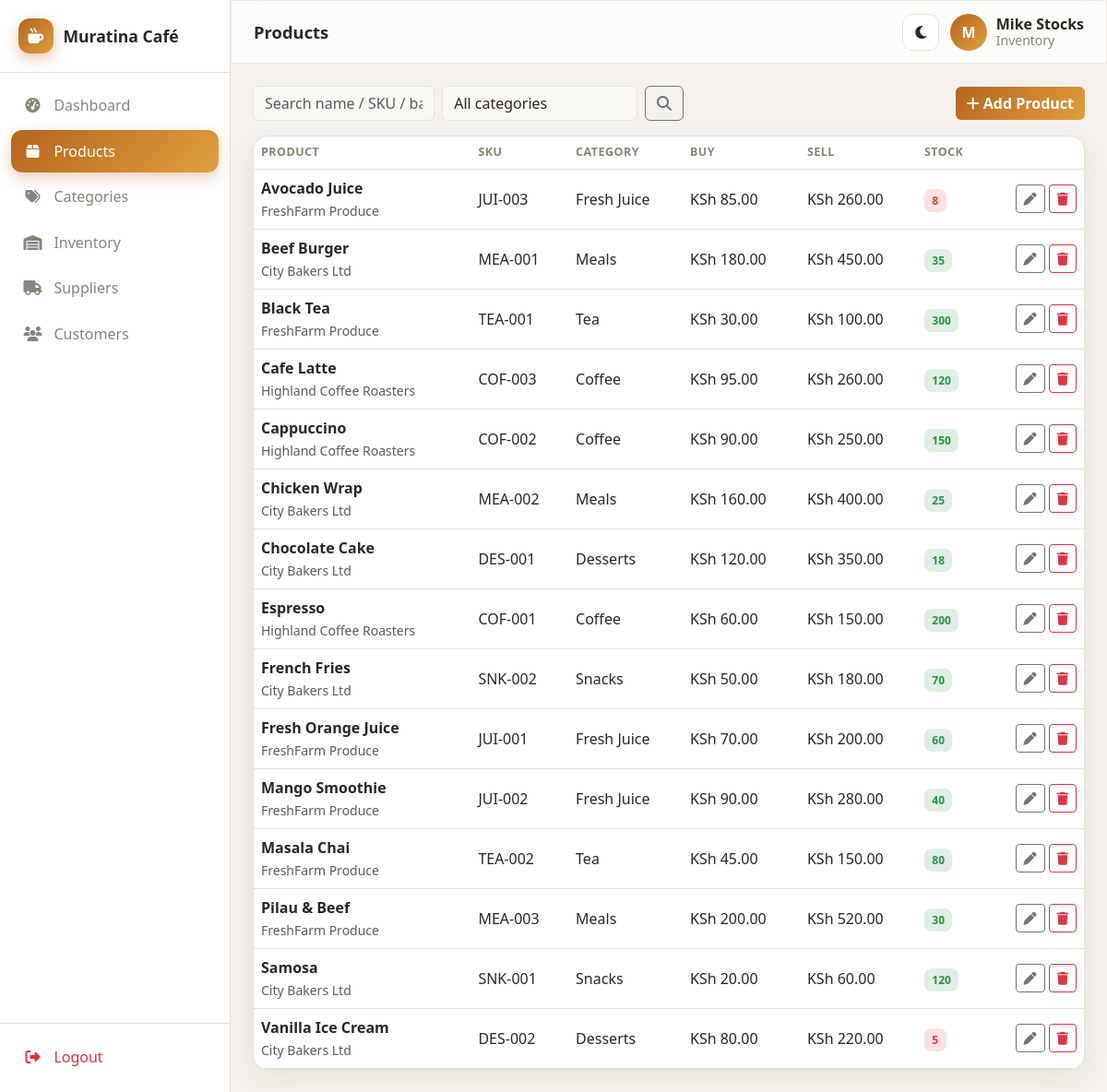
The app's page /products.php (signed in) with its own data.
### tables this page shows
CREATE TABLE settings (
  id            INT AUTO_INCREMENT PRIMARY KEY,
  company_name  VARCHAR(150) DEFAULT 'Muratina Café',
  logo          VARCHAR(255) DEFAULT NULL,
  currency      VARCHAR(10)  DEFAULT 'KSh',
  tax_rate      DECIMAL(5,2) DEFAULT 16.00,
  address       VARCHAR(255) DEFAULT 'Nairobi, Kenya',
  phone         VARCHAR(40)  DEFAULT '+254 700 000 000',
  email         VARCHAR(150) DEFAULT 'hello@muratinacafe.co.ke',
  receipt_footer VARCHAR(255) DEFAULT 'Thank you for dining with us. Karibu tena!'
);

CREATE TABLE products (
  id             INT AUTO_INCREMENT PRIMARY KEY,
  name           VARCHAR(150) NOT NULL,
  sku            VARCHAR(60)  DEFAULT NULL,
  barcode        VARCHAR(60)  DEFAULT NULL,
  category_id    INT          DEFAULT NULL,
  supplier_id    INT          DEFAULT NULL,
  purchase_price DECIMAL(12,2) NOT NULL DEFAULT 0,
  selling_price  DECIMAL(12,2) NOT NULL DEFAULT 0,
  stock_qty      INT          NOT NULL DEFAULT 0,
  low_stock      INT          NOT NULL DEFAULT 5,
  image          VARCHAR(255) DEFAULT NULL,
  expiry_date    DATE         DEFAULT NULL,
  is_active      TINYINT(1)   NOT NULL DEFAULT 1,
  created_at     TIMESTAMP DEFAULT CURRENT_TIMESTAMP,
  INDEX (category_id),
  FOREIGN KEY (category_id) REFERENCES categories(id) ON DELETE SET NULL,
  FOREIGN KEY (supplier_id) REFERENCES suppliers(id) ON DELETE SET NULL
);

CREATE TABLE suppliers (
  id         INT AUTO_INCREMENT PRIMARY KEY,
  name       VARCHAR(120) NOT NULL,
  phone      VARCHAR(30)  DEFAULT NULL,
  email      VARCHAR(150) DEFAULT NULL,
  address    VARCHAR(255) DEFAULT NULL,
  created_at TIMESTAMP DEFAULT CURRENT_TIMESTAMP
);

CREATE TABLE categories (
  id         INT AUTO_INCREMENT PRIMARY KEY,
  name       VARCHAR(80) NOT NULL UNIQUE,
  icon       VARCHAR(40) DEFAULT 'fa-mug-hot',
  created_at TIMESTAMP DEFAULT CURRENT_TIMESTAMP
);

### config/database.php (called while the page is built, shortened)
<?php
function db(): PDO
{
    static $pdo = null;
    if ($pdo instanceof PDO) {
        return $pdo;
    }
    $dsn = sprintf('mysql:host=%s;dbname=%s;charset=%s', DB_HOST, DB_NAME, DB_CHARSET);
    $options = [
        PDO::ATTR_ERRMODE            => PDO::ERRMODE_EXCEPTION,
        PDO::ATTR_DEFAULT_FETCH_MODE => PDO::FETCH_ASSOC,
        PDO::ATTR_EMULATE_PREPARES   => false,
    ];
    try {
        $pdo = new PDO($dsn, DB_USER, DB_PASS, $options);
    } catch (PDOException $e) {
        http_response_code(500);
        die('Database connection failed. Make sure MySQL is running in Laragon and the '
            . '<code>muratina_pos</code> database has been imported from <code>database/schema.sql</code>.<br><small>'
            . htmlspecialchars($e->getMessage()) . '</small>');
    }
    return $pdo;
}

### includes/functions.php (called while the page is built, shortened)
<?php
require_once __DIR__ . '/../config/database.php';
function e($value): string
{
    return htmlspecialchars((string) $value, ENT_QUOTES, 'UTF-8');
}
function settings(): array
{
    static $cache = null;
    if ($cache === null) {
        $cache = db()->query('SELECT * FROM settings LIMIT 1')->fetch() ?: [];
    }
    return $cache;
}
function currency(): string
{
    return settings()['currency'] ?? 'KSh';
}
function money($amount): string
{
    return currency() . ' ' . number_format((float) $amount, 2);
}

### includes/auth.php (called while the page is built, shortened)
<?php
require_once __DIR__ . '/functions.php';
function current_user(): ?array
{
    return $_SESSION['user'] ?? null;
}
function user_role(): string
{
    return $_SESSION['user']['role'] ?? '';
}
function can(string $permission): bool
{
    $role = user_role();
    $matrix = [
        'manager'   => ['*'],
        'cashier'   => ['pos', 'sales_own', 'customers', 'receipt'],
        'waiter'    => ['pos', 'sales_own', 'customers', 'receipt'],
        'inventory' => ['inventory', 'products', 'suppliers', 'stock', 'customers'],
    ];
    $perms = $matrix[$role] ?? [];
    return in_array('*', $perms, true) || in_array($permission, $perms, true);
}

### products.php (the view, shortened to what this page needs)
<?php
require_once __DIR__ . '/includes/auth.php';
$pdo = db();
$search = trim($_GET['q'] ?? '');
$where = 'p.is_active = 1';
$params = [];
$products = $pdo->prepare(
    "SELECT p.*, c.name cat, s.name supplier FROM products p
     LEFT JOIN categories c ON c.id = p.category_id
     LEFT JOIN suppliers s ON s.id = p.supplier_id
     WHERE $where ORDER BY p.name"
);
$products->execute($params);
$products = $products->fetchAll();
$pageTitle = 'Products';
$activeNav = 'products';
require __DIR__ . '/includes/header.php';
?>
<div class="d-flex flex-wrap gap-2 justify-content-between align-items-center mb-3">
    <form class="d-flex gap-2" method="get">
        <input type="text" name="q" class="form-control" placeholder="Search name / SKU / barcode" value="<?= e($search) ?>">
        <select name="cat" class="form-select" onchange="this.form.submit()">
            <option value="0">All categories</option>
        </select>
        <button class="btn btn-outline-secondary"><i class="fa-solid fa-magnifying-glass"></i></button>
    </form>
    <button class="btn btn-brand" onclick="openProduct()"><i class="fa-solid fa-plus"></i> Add Product</button>
</div>
<div class="card table-card"><div class="table-responsive">
<table class="table align-middle mb-0">
    <thead><tr><th>Product</th><th>SKU</th><th>Category</th><th>Buy</th><th>Sell</th><th>Stock</th><th></th></tr></thead>
    <tbody>
    <?php foreach ($products as $p): ?>
        <tr>
            <td><strong><?= e($p['name']) ?></strong><br><small class="text-muted"><?= e($p['supplier'] ?? '') ?></small></td>
            <td><?= e($p['sku']) ?></td>
            <td><?= e($p['cat'] ?? '—') ?></td>
            <td><?= money($p['purchase_price']) ?></td>
            <td><?= money($p['selling_price']) ?></td>
            <td>
                <?php $low = $p['stock_qty'] <= $p['low_stock']; ?>
                <span class="badge-soft <?= $low ? 'badge-low' : 'badge-ok' ?>"><?= (int) $p['stock_qty'] ?></span>
            </td>
            <td class="text-end">
                <button class="btn btn-sm btn-outline-secondary" onclick='openProduct(<?= json_encode($p) ?>)'><i class="fa-solid fa-pen"></i></button>
                <form method="post" class="d-inline" onsubmit="return confirm('Remove this product?')">
                    <button class="btn btn-sm btn-outline-danger"><i class="fa-solid fa-trash"></i></button>
                </form>
            </td>
        </tr>
    <?php endforeach; ?>
    </tbody>
</table>
</div></div>
<?php require __DIR__ . '/includes/footer.php'; ?>

### includes/header.php (shortened to what this page needs)
<?php
require_once __DIR__ . '/auth.php';
$pageTitle = $pageTitle ?? 'Dashboard';
$activeNav = $activeNav ?? '';
$u         = current_user();
$set       = settings();
$nav = [
    ['dashboard', 'Dashboard',   'fa-gauge-high',     'dashboard.php', '*'],
    ['pos',       'POS Sales',   'fa-cash-register',  'pos.php',       'pos'],
    ['products',  'Products',    'fa-box',            'products.php',  'products'],
    ['categories','Categories',  'fa-tags',           'categories.php','products'],
    ['inventory', 'Inventory',   'fa-warehouse',      'inventory.php', 'inventory'],
    ['suppliers', 'Suppliers',   'fa-truck',          'suppliers.php', 'suppliers'],
    ['customers', 'Customers',   'fa-users',          'customers.php', 'customers'],
    ['reports',   'Reports',     'fa-chart-line',     'reports.php',   'reports'],
    ['users',     'User Mgmt',   'fa-user-shield',    'users.php',     'users'],
    ['settings',  'Settings',    'fa-gear',           'settings.php',  'settings'],
];
?>
<!DOCTYPE html>
<html lang="en" data-bs-theme="light">
<head>
    <link href="https://cdn.jsdelivr.net/npm/bootstrap@5.3.3/dist/css/bootstrap.min.css" rel="stylesheet">
    <link rel="stylesheet" href="https://cdnjs.cloudflare.com/ajax/libs/font-awesome/6.5.2/css/all.min.css">
    <link rel="stylesheet" href="<?= BASE_URL ?>/assets/css/style.css">
</head>
<body>
<div class="app-shell">
    <aside class="sidebar" id="sidebar">
        <div class="sidebar-brand">
            <span class="brand-mark"><i class="fa-solid fa-mug-hot"></i></span>
            <span class="brand-text"><?= e($set['company_name'] ?? 'Muratina Café') ?></span>
        </div>
        <nav class="sidebar-nav">
            <?php foreach ($nav as [$key, $label, $icon, $url, $perm]): ?>
                <?php if ($perm === '*' || can($perm)): ?>
                    <a href="<?= BASE_URL ?>/<?= $url ?>" class="nav-link <?= $activeNav === $key ? 'active' : '' ?>">
                        <i class="fa-solid <?= $icon ?>"></i><span><?= $label ?></span>
                    </a>
                <?php endif; ?>
            <?php endforeach; ?>
        </nav>
        <div class="sidebar-footer">
            <a href="<?= BASE_URL ?>/logout.php" class="nav-link text-danger">
                <i class="fa-solid fa-right-from-bracket"></i><span>Logout</span>
            </a>
        </div>
    </aside>
    <div class="main-area">
        <header class="topbar glass">
            <h1 class="topbar-title"><?= e($pageTitle) ?></h1>
            <div class="topbar-actions">
                <button class="icon-btn" id="themeToggle" aria-label="Toggle theme"><i class="fa-solid fa-moon"></i></button>
                <div class="user-chip">
                    <div class="avatar"><?= e(strtoupper(substr($u['full_name'], 0, 1))) ?></div>
                    <div class="user-meta">
                        <strong><?= e($u['full_name']) ?></strong>
                        <small><?= e(ucfirst($u['role'])) ?></small>
                    </div>
                </div>
            </div>
        </header>
        <main class="content">

### assets/css/style.css (style rules this page uses)
:root { --brand: #b5651d; --brand-2: #e09f3e; --brand-grad: linear-gradient(135deg, #b5651d 0%, #e09f3e 100%); --bg: #f4f1ec; --surface: #ffffff; --surface-2: #faf8f4; --text: #2b2620; --muted: #8a8378; --border: #e7e1d8; --shadow: 0 10px 30px rgba(80, 60, 30, .08); --radius: 16px; --sidebar-w: 250px; }
* { box-sizing: border-box; }
body { margin: 0; font-family: 'Segoe UI', system-ui, -apple-system, sans-serif; background: var(--bg); color: var(--text); }
.glass { background: color-mix(in srgb, var(--surface) 75%, transparent); backdrop-filter: blur(14px); -webkit-backdrop-filter: blur(14px); border: 1px solid color-mix(in srgb, var(--border) 70%, transparent); }
.app-shell { display: flex; min-height: 100vh; }
.sidebar { width: var(--sidebar-w); background: var(--surface); border-right: 1px solid var(--border); display: flex; flex-direction: column; position: fixed; inset: 0 auto 0 0; z-index: 1040; transition: transform .25s ease; }
.sidebar-brand { display: flex; align-items: center; gap: .65rem; padding: 1.25rem 1.25rem; font-weight: 700; font-size: 1.1rem; border-bottom: 1px solid var(--border); }
.brand-mark { width: 38px; height: 38px; border-radius: 12px; display: grid; place-items: center; background: var(--brand-grad); color: #fff; font-size: 1.05rem; box-shadow: 0 6px 16px rgba(181,101,29,.35); }
.sidebar-nav { padding: .75rem; flex: 1; overflow-y: auto; }
.nav-link { display: flex; align-items: center; gap: .8rem; padding: .7rem .85rem; margin-bottom: .2rem; border-radius: 12px; color: var(--muted); text-decoration: none; font-weight: 500; transition: all .15s ease; }
.nav-link i { width: 20px; text-align: center; font-size: 1rem; }
.nav-link.active { background: var(--brand-grad); color: #fff; box-shadow: 0 6px 16px rgba(181,101,29,.3); }
.sidebar-footer { padding: .75rem; border-top: 1px solid var(--border); }
.main-area { flex: 1; margin-left: var(--sidebar-w); display: flex; flex-direction: column; min-width: 0; }
.topbar { position: sticky; top: 0; z-index: 1030; display: flex; align-items: center; gap: 1rem; padding: .85rem 1.5rem; }
.topbar-title { font-size: 1.15rem; margin: 0; font-weight: 700; flex: 1; }
.topbar-actions { display: flex; align-items: center; gap: .75rem; }
.icon-btn { border: 1px solid var(--border); background: var(--surface); width: 40px; height: 40px; border-radius: 11px; color: var(--text); cursor: pointer; display: grid; place-items: center; transition: .15s; }
.user-chip { display: flex; align-items: center; gap: .6rem; }
.avatar { width: 40px; height: 40px; border-radius: 50%; background: var(--brand-grad); color: #fff; display: grid; place-items: center; font-weight: 700; }
.user-meta { display: flex; flex-direction: column; line-height: 1.1; }
.user-meta small { color: var(--muted); }
.content { padding: 1.5rem; flex: 1; }
.card { background: var(--surface); border: 1px solid var(--border); border-radius: var(--radius); box-shadow: var(--shadow); }
.table-card { overflow: hidden; }
.table { margin: 0; color: var(--text); }
.table > :not(caption) > * > * { background: transparent; color: var(--text); border-color: var(--border); }
.table thead th { color: var(--muted); font-size: .78rem; text-transform: uppercase; letter-spacing: .04em; }
.badge-soft { padding: .35em .7em; border-radius: 8px; font-weight: 600; font-size: .75rem; }
.badge-ok { background: rgba(43,147,72,.15); color: #2b9348; }
.badge-low { background: rgba(230,57,70,.15); color: #e63946; }
.btn-brand { background: var(--brand-grad); color: #fff; border: none; font-weight: 600; }
.form-control, .form-select { background: var(--surface-2); border-color: var(--border); color: var(--text); }

### records on screen
settings: company_name "Muratina Café"
products: name "Avocado Juice", supplier.name "FreshFarm Produce", sku "JUI-003", category.name "Fresh Juice", purchase_price.currency "KSh 85.00", selling_price.currency "KSh 260.00", stock_qty "8"
products: name "Beef Burger", supplier.name "City Bakers Ltd", sku "MEA-001", category.name "Meals", purchase_price.currency "KSh 180.00", selling_price.currency "KSh 450.00", stock_qty "35"
products: name "Black Tea", supplier.name "FreshFarm Produce", sku "TEA-001", category.name "Tea", purchase_price.currency "KSh 30.00", selling_price.currency "KSh 100.00", stock_qty "300"
products: name "Cafe Latte", supplier.name "Highland Coffee Roasters", sku "COF-003", category.name "Coffee", purchase_price.currency "KSh 95.00", selling_price.currency "KSh 260.00", stock_qty "120"
products: name "Cappuccino", supplier.name "Highland Coffee Roasters", sku "COF-002", category.name "Coffee", purchase_price.currency "KSh 90.00", selling_price.currency "KSh 250.00", stock_qty "150"
products: name "Chicken Wrap", supplier.name "City Bakers Ltd", sku "MEA-002", category.name "Meals", purchase_price.currency "KSh 160.00", selling_price.currency "KSh 400.00", stock_qty "25"
products: name "Chocolate Cake", supplier.name "City Bakers Ltd", sku "DES-001", category.name "Desserts", purchase_price.currency "KSh 120.00", selling_price.currency "KSh 350.00", stock_qty "18"
products: name "Espresso", supplier.name "Highland Coffee Roasters", sku "COF-001", category.name "Coffee", purchase_price.currency "KSh 60.00", selling_price.currency "KSh 150.00", stock_qty "200"
products: name "French Fries", supplier.name "City Bakers Ltd", sku "SNK-002", category.name "Snacks", purchase_price.currency "KSh 50.00", selling_price.currency "KSh 180.00", stock_qty "70"
products: name "Fresh Orange Juice", supplier.name "FreshFarm Produce", sku "JUI-001", category.name "Fresh Juice", purchase_price.currency "KSh 70.00", selling_price.currency "KSh 200.00", stock_qty "60"
products: name "Mango Smoothie", supplier.name "FreshFarm Produce", sku "JUI-002", category.name "Fresh Juice", purchase_price.currency "KSh 90.00", selling_price.currency "KSh 280.00", stock_qty "40"
products: name "Masala Chai", supplier.name "FreshFarm Produce", sku "TEA-002", category.name "Tea", purchase_price.currency "KSh 45.00", selling_price.currency "KSh 150.00", stock_qty "80"
products: name "Pilau & Beef", supplier.name "FreshFarm Produce", sku "MEA-003", category.name "Meals", purchase_price.currency "KSh 200.00", selling_price.currency "KSh 520.00", stock_qty "30"
products: name "Samosa", supplier.name "City Bakers Ltd", sku "SNK-001", category.name "Snacks", purchase_price.currency "KSh 20.00", selling_price.currency "KSh 60.00", stock_qty "120"
products: name "Vanilla Ice Cream", supplier.name "City Bakers Ltd", sku "DES-002", category.name "Desserts", purchase_price.currency "KSh 80.00", selling_price.currency "KSh 220.00", stock_qty "5"

### other values on screen
$label "Dashboard"
$label "Products"
$label "Categories"
$label "Inventory"
$label "Suppliers"
$label "Customers"
$pageTitle "Products"
substr($u['full_name'], 0, 1) "M"
$u['full_name'] "Mike Stocks"
$u['role'] "Inventory"
